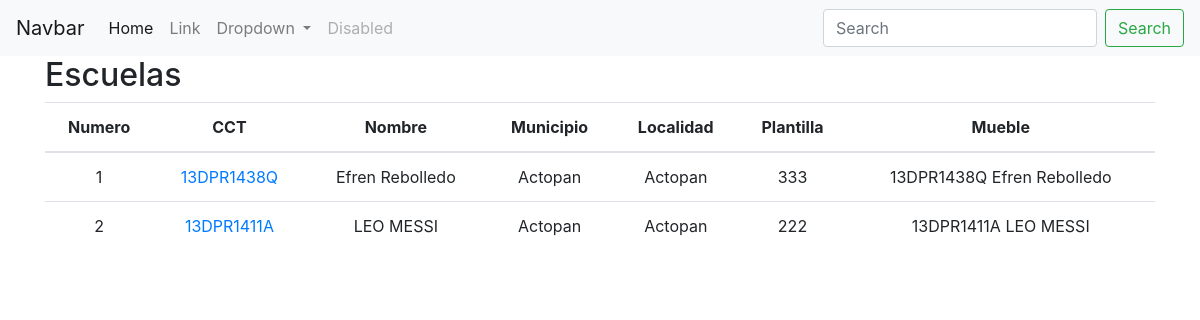
Page /entidad-convocatoria/baja-california-sur-2018/ on the committed database.
### escuelas/models.py (models this page shows, shortened)
class Escuela(models.Model):
	entidad_convocatoria = models.ForeignKey(EntidadConvocatoria, on_delete=models.CASCADE)
	numero = models.IntegerField()
	cct = models.CharField(max_length=10)
	nombre = models.TextField()
	nivel_educativo = models.CharField(max_length=20, choices=nivel_choices)
	turno = models.CharField(max_length=20, default="Matutino", choices=turno_choices)
	plantilla_escolar = models.IntegerField()
	municipio = models.CharField(max_length=50)
	domicilio = models.TextField()
	localidad = models.CharField(max_length=50)
	director = models.CharField(max_length=50, blank=True, null=True)
	telefono = models.CharField(max_length=10, blank=True, null=True)
	esta_sustituida = models.BooleanField(default=False)
	es_sustitucion = models.BooleanField(default=False)
	slug = models.SlugField(max_length=50, blank=True, unique=True)
	def __str__(self):
		return '{} {}'.format(self.cct, self.nombre)
	entidad_convocatoria = models.ForeignKey(EntidadConvocatoria, on_delete=models.CASCADE)
	numero = models.IntegerField()
	cct = models.CharField(max_length=10)
	nombre = models.TextField()
	nivel_educativo = models.CharField(max_length=20, choices=nivel_choices)
	turno = models.CharField(max_length=20, default="Matutino", choices=turno_choices)
	plantilla_escolar = models.IntegerField()
	municipio = models.CharField(max_length=50)
	domicilio = models.TextField()
	localidad = models.CharField(max_length=50)
	director = models.CharField(max_length=50, blank=True, null=True)
	telefono = models.CharField(max_length=10, blank=True, null=True)
	esta_sustituida = models.BooleanField(default=False)
	es_sustitucion = models.BooleanField(default=False)

### escuelas/views.py (the view)
# urls.py: path('entidad-convocatoria/<slug:slug>/', EntidadConvocatoriaDetailView.as_view(), name='entidad-convocatoria-detail'),
class EntidadConvocatoriaDetailView(DetailView):
	model = EntidadConvocatoria
	def get_context_data(self, **kwargs):
		context = super(EntidadConvocatoriaDetailView, self).get_context_data(**kwargs)
		context['escuelas'] = Escuela.objects.filter(entidad_convocatoria=self.object)
		return context

### escuelas/templates/escuelas/entidadconvocatoria_detail.html
{% extends 'base.html'%}
{%block content%}
	<h2>Escuelas</h2>
	<div class="table-responsive text-center">
		<table class="table">
			<thead>
				<th>Numero</th>
				<th>CCT</th>
				<th>Nombre</th>
				<th>Municipio</th>
				<th>Localidad</th>
				<th>Plantilla</th>
				<th>Mueble</th>
			</thead>
			<tbody>
	{%for escuela in escuelas%}
				<tr>
					<td>{{escuela.numero}}</td>
					<td><a href="{%url 'escuelas:escuela-detail' escuela.slug%}">{{escuela.cct}}</a></td>
					<td>{{escuela.nombre}}</td>
					<td>{{escuela.municipio}}</td>
					<td>{{escuela.localidad}}</td>
					<td>{{escuela.plantilla_escolar}}</td>
					<td>{{escuela}}</td>
				</tr>
	{%empty%}
				<tr>
					<td colspan="3">Lista de regiones vacia</td>
				</tr>
	{%endfor%}
			</tbody>
		</table>
	</div>
{%endblock content%}

### rows in the picture
Escuela: numero "1", cct "13DPR1438Q", nombre "Efren Rebolledo", municipio "Actopan", localidad "Actopan", plantilla_escolar "333", cct+nombre "13DPR1438Q Efren Rebolledo"
Escuela: numero "2", cct "13DPR1411A", nombre "LEO MESSI", municipio "Actopan", localidad "Actopan", plantilla_escolar "222", cct+nombre "13DPR1411A LEO MESSI"
